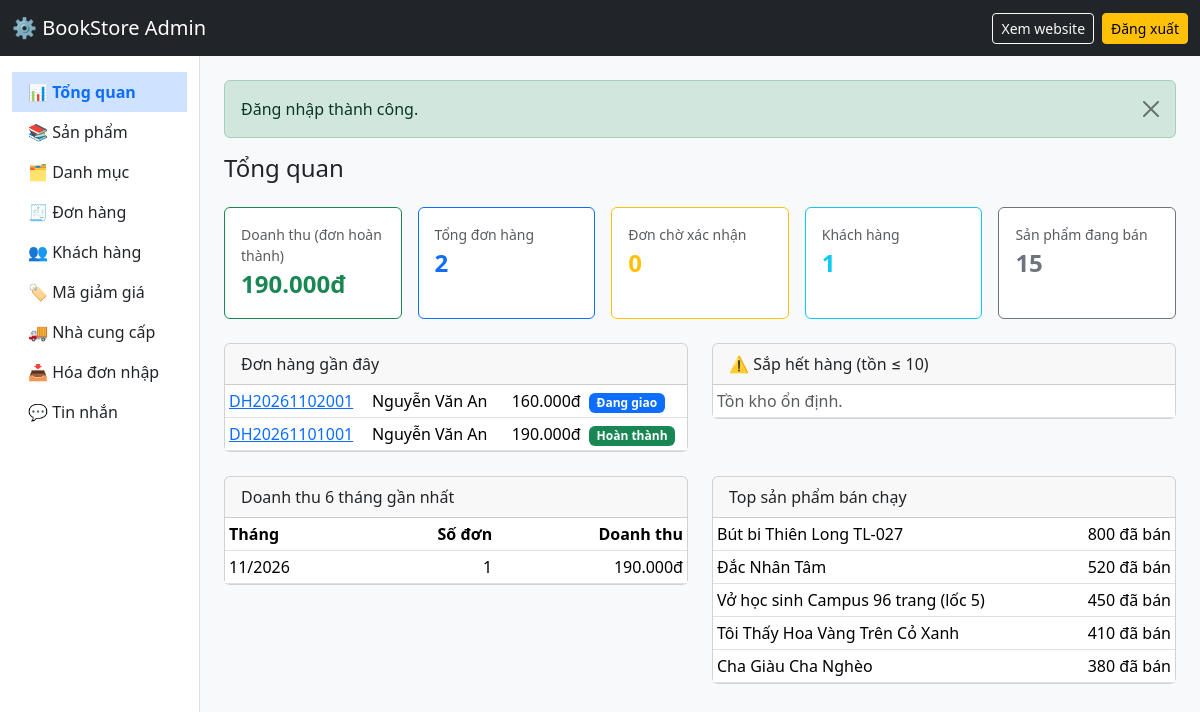
The page /admin (signed in) on the database its author committed.
### tables this page shows
CREATE TABLE orders (
    id               INT UNSIGNED AUTO_INCREMENT PRIMARY KEY,
    user_id          INT UNSIGNED NOT NULL,
    coupon_id        INT UNSIGNED NULL,
    order_code       VARCHAR(20) NOT NULL UNIQUE,        
    receiver_name    VARCHAR(100) NOT NULL,              
    receiver_phone   VARCHAR(20)  NOT NULL,
    shipping_address VARCHAR(255) NOT NULL,
    note             VARCHAR(255) NULL,
    subtotal         DECIMAL(12,0) NOT NULL,             
    discount_amount  DECIMAL(12,0) NOT NULL DEFAULT 0,
    shipping_fee     DECIMAL(12,0) NOT NULL DEFAULT 0,
    total            DECIMAL(12,0) NOT NULL,             
    payment_method   ENUM('cod','bank_transfer','vnpay') NOT NULL DEFAULT 'cod',
    payment_status   ENUM('unpaid','paid','failed') NOT NULL DEFAULT 'unpaid',
    status           ENUM('pending','confirmed','shipping','completed','cancelled') NOT NULL DEFAULT 'pending',
    created_at       TIMESTAMP NOT NULL DEFAULT CURRENT_TIMESTAMP,
    updated_at       TIMESTAMP NOT NULL DEFAULT CURRENT_TIMESTAMP ON UPDATE CURRENT_TIMESTAMP,
    CONSTRAINT fk_ord_user   FOREIGN KEY (user_id)   REFERENCES users(id),
    CONSTRAINT fk_ord_coupon FOREIGN KEY (coupon_id) REFERENCES coupons(id) ON DELETE SET NULL,
    INDEX idx_ord_user (user_id),
    INDEX idx_ord_status (status)
);

CREATE TABLE users (
    id          INT UNSIGNED AUTO_INCREMENT PRIMARY KEY,
    full_name   VARCHAR(100) NOT NULL,
    email       VARCHAR(150) NOT NULL UNIQUE,
    password    VARCHAR(255) NOT NULL,                   
    phone       VARCHAR(20)  NULL,
    address     VARCHAR(255) NULL,
    role        ENUM('customer','admin') NOT NULL DEFAULT 'customer',
    is_active   TINYINT(1)   NOT NULL DEFAULT 1,         
    created_at  TIMESTAMP    NOT NULL DEFAULT CURRENT_TIMESTAMP
);

CREATE TABLE products (
    id            INT UNSIGNED AUTO_INCREMENT PRIMARY KEY,
    category_id   INT UNSIGNED NOT NULL,
    publisher_id  INT UNSIGNED NULL,                     
    type          ENUM('book','stationery') NOT NULL DEFAULT 'book',
    name          VARCHAR(200) NOT NULL,
    slug          VARCHAR(220) NOT NULL UNIQUE,
    description   TEXT NULL,
    price         DECIMAL(12,0) NOT NULL,                
    sale_price    DECIMAL(12,0) NULL,                    
    stock         INT UNSIGNED NOT NULL DEFAULT 0,       
    image         VARCHAR(255) NULL,
    pages         SMALLINT UNSIGNED NULL,                
    publish_year  YEAR NULL,
    sold_count    INT UNSIGNED NOT NULL DEFAULT 0,       
    is_active     TINYINT(1) NOT NULL DEFAULT 1,
    created_at    TIMESTAMP NOT NULL DEFAULT CURRENT_TIMESTAMP,
    CONSTRAINT fk_prod_cat FOREIGN KEY (category_id)  REFERENCES categories(id),
    CONSTRAINT fk_prod_pub FOREIGN KEY (publisher_id) REFERENCES publishers(id) ON DELETE SET NULL,
    INDEX idx_prod_cat (category_id),
    INDEX idx_prod_pub (publisher_id),
    INDEX idx_prod_price (price),
    FULLTEXT INDEX ft_prod_name (name)                   
);

### app/core/Controller.php (called while the page is built, shortened)
<?php
abstract class Controller
{
    protected function render(string $view, array $data = [], string $layout = 'main'): void
    {
        extract($data);
        require APP_PATH . "/views/$view.php";
    }
}

### app/controllers/AdminController.php (called while the page is built, shortened)
<?php
abstract class AdminController extends Controller
{
    protected function view(string $view, array $data = []): void
    {
        $this->render($view, $data, 'admin');
    }
}

### app/controllers/AdminDashboardController.php (called while the page is built)
<?php
class AdminDashboardController extends AdminController
{
    public function index(): void
    {
        $this->view('admin/dashboard', ['title' => 'Tổng quan', 's' => (new Report())->dashboard()]);
    }
}

### public/index.php (called while the page is built, shortened)
<?php
require APP_PATH . '/core/helpers.php';
$router = new Router();
$router->dispatch($_SERVER['REQUEST_METHOD'], $_SERVER['REQUEST_URI']);

### app/core/helpers.php (called while the page is built, shortened)
<?php
function e($value): string
{
    return htmlspecialchars((string)$value, ENT_QUOTES, 'UTF-8');
}
function url(string $path = ''): string
{
    return BASE_URL . '/' . ltrim($path, '/');
}
function money($n): string
{
    return number_format((float)$n, 0, ',', '.') . 'đ';
}
function status_label(string $s): string
{
    return ['pending' => 'Chờ xác nhận', 'confirmed' => 'Đã xác nhận', 'shipping' => 'Đang giao',
            'completed' => 'Hoàn thành', 'cancelled' => 'Đã hủy'][$s] ?? $s;
}
function status_color(string $s): string
{
    return ['pending' => 'warning', 'confirmed' => 'info', 'shipping' => 'primary',
            'completed' => 'success', 'cancelled' => 'secondary'][$s] ?? 'light';
}

### app/models/Report.php (called while the page is built)
<?php
class Report extends Model
{
    private function one(string $sql)  { return $this->db->query($sql)->fetchColumn(); }
    private function rows(string $sql) { return $this->db->query($sql)->fetchAll(); }
    public function dashboard(): array
    {
        return [
            'revenue'      => (int)$this->one("SELECT COALESCE(SUM(total),0) FROM orders WHERE status = 'completed'"),
            'orders'       => (int)$this->one("SELECT COUNT(*) FROM orders"),
            'pending'      => (int)$this->one("SELECT COUNT(*) FROM orders WHERE status = 'pending'"),
            'customers'    => (int)$this->one("SELECT COUNT(*) FROM users WHERE role = 'customer'"),
            'products'     => (int)$this->one("SELECT COUNT(*) FROM products WHERE is_active = 1"),
            'byStatus'     => $this->rows("SELECT status, COUNT(*) AS n FROM orders GROUP BY status"),
            'monthly'      => $this->rows("SELECT DATE_FORMAT(created_at, '%m/%Y') AS month, COUNT(*) AS n, SUM(total) AS revenue
                                           FROM orders WHERE status = 'completed' AND created_at >= DATE_SUB(CURDATE(), INTERVAL 6 MONTH)
                                           GROUP BY DATE_FORMAT(created_at, '%Y-%m'), month ORDER BY DATE_FORMAT(created_at, '%Y-%m')"),
            'lowStock'     => $this->rows("SELECT id, name, stock FROM products WHERE is_active = 1 AND stock <= 10 ORDER BY stock LIMIT 8"),
            'topProducts'  => $this->rows("SELECT id, name, sold_count FROM products ORDER BY sold_count DESC LIMIT 5"),
            'recentOrders' => $this->rows("SELECT o.id, o.order_code, o.total, o.status, u.full_name
                                           FROM orders o JOIN users u ON u.id = o.user_id ORDER BY o.id DESC LIMIT 5"),
        ];
    }
}

### app/views/admin/dashboard.php (the view, shortened to what this page needs)
<h1 class="h4 mb-4">Tổng quan</h1>
<div class="row g-3 mb-4">
    <?php foreach ([['Doanh thu (đơn hoàn thành)', money($s['revenue']), 'success'], ['Tổng đơn hàng', $s['orders'], 'primary'],
                    ['Đơn chờ xác nhận', $s['pending'], 'warning'], ['Khách hàng', $s['customers'], 'info'], ['Sản phẩm đang bán', $s['products'], 'secondary']] as [$label, $val, $color]): ?>
        <div class="col-6 col-lg"><div class="card border-<?= $color ?> h-100"><div class="card-body">
            <div class="small text-muted"><?= e($label) ?></div><div class="fs-4 fw-bold text-<?= $color ?>"><?= e($val) ?></div>
        </div></div></div>
    <?php endforeach; ?>
</div>
<div class="row g-4">
    <div class="col-lg-6"><div class="card"><div class="card-header">Đơn hàng gần đây</div>
        <div class="table-responsive"><table class="table table-sm mb-0 align-middle">
            <?php foreach ($s['recentOrders'] as $o): ?>
                <tr><td><a href="<?= url('/admin/don-hang/' . $o['id']) ?>"><?= e($o['order_code']) ?></a></td><td><?= e($o['full_name']) ?></td>
                    <td class="text-end"><?= money($o['total']) ?></td><td><span class="badge text-bg-<?= e(status_color($o['status'])) ?>"><?= e(status_label($o['status'])) ?></span></td></tr>
            <?php endforeach; ?>
        </table></div></div></div>
    <div class="col-lg-6"><div class="card"><div class="card-header">⚠️ Sắp hết hàng (tồn ≤ 10)</div>
        <div class="table-responsive"><table class="table table-sm mb-0">
            <?php if (!$s['lowStock']): ?><tr><td class="text-muted">Tồn kho ổn định.</td></tr><?php endif; ?>
        </table></div></div></div>
    <div class="col-lg-6"><div class="card"><div class="card-header">Doanh thu 6 tháng gần nhất</div>
        <div class="table-responsive"><table class="table table-sm mb-0">
            <thead><tr><th>Tháng</th><th class="text-end">Số đơn</th><th class="text-end">Doanh thu</th></tr></thead>
            <?php foreach ($s['monthly'] as $m): ?>
                <tr><td><?= e($m['month']) ?></td><td class="text-end"><?= (int)$m['n'] ?></td><td class="text-end"><?= money($m['revenue']) ?></td></tr>
            <?php endforeach; ?>
        </table></div></div></div>
    <div class="col-lg-6"><div class="card"><div class="card-header">Top sản phẩm bán chạy</div>
        <div class="table-responsive"><table class="table table-sm mb-0">
            <?php foreach ($s['topProducts'] as $p): ?>
                <tr><td><?= e($p['name']) ?></td><td class="text-end"><?= (int)$p['sold_count'] ?> đã bán</td></tr>
            <?php endforeach; ?>
        </table></div></div></div>
</div>

### app/core/Router.php (shortened to what this page needs)
<?php
class Router
{
    private array $routes = [];
    private function add(string $method, string $path, string $handler): void
    {
        $regex = preg_replace('#\{(\w+)\}#', '(?P<$1>[^/]+)', $path);
        $this->routes[] = [$method, '#^' . $regex . '$#', $handler];
    }
    public function dispatch(string $method, string $uri): void
    {
        $path = parse_url($uri, PHP_URL_PATH);
        $path = preg_replace('#^' . preg_quote(BASE_URL, '#') . '(/public)?#', '', $path);
        $path = '/' . trim($path, '/');
        foreach ($this->routes as [$routeMethod, $regex, $handler]) {
            if ($routeMethod === $method && preg_match($regex, $path, $matches)) {
                $params = array_filter($matches, 'is_string', ARRAY_FILTER_USE_KEY);
                [$controllerName, $action] = explode('@', $handler);
                (new $controllerName())->$action(...array_values($params));
                return;
            }
        }
    }
}

### rows shown on the page
orders: order_code "DH20261102001", user.full_name "Nguyễn Văn An", total "160.000đ", status "Đang giao"
orders: order_code "DH20261101001", user.full_name "Nguyễn Văn An", total "190.000đ", status "Hoàn thành"
products: name "Bút bi Thiên Long TL-027", sold_count "800"
products: name "Đắc Nhân Tâm", sold_count "520"
products: name "Vở học sinh Campus 96 trang (lốc 5)", sold_count "450"
products: name "Tôi Thấy Hoa Vàng Trên Cỏ Xanh", sold_count "410"
products: name "Cha Giàu Cha Nghèo", sold_count "380"

### other values the page prints
$label "📊 Tổng quan"
$label "📚 Sản phẩm"
$label "🗂 Danh mục"
$label "🧾 Đơn hàng"
$label "👥 Khách hàng"
$label "🏷 Mã giảm giá"
$label "🚚 Nhà cung cấp"
$label "📥 Hóa đơn nhập"
$f['message'] "Đăng nhập thành công."
$label "Doanh thu (đơn hoàn thành)"
$val "190.000đ"
$label "Tổng đơn hàng"
$val "2"
$label "Đơn chờ xác nhận"
$val "0"
